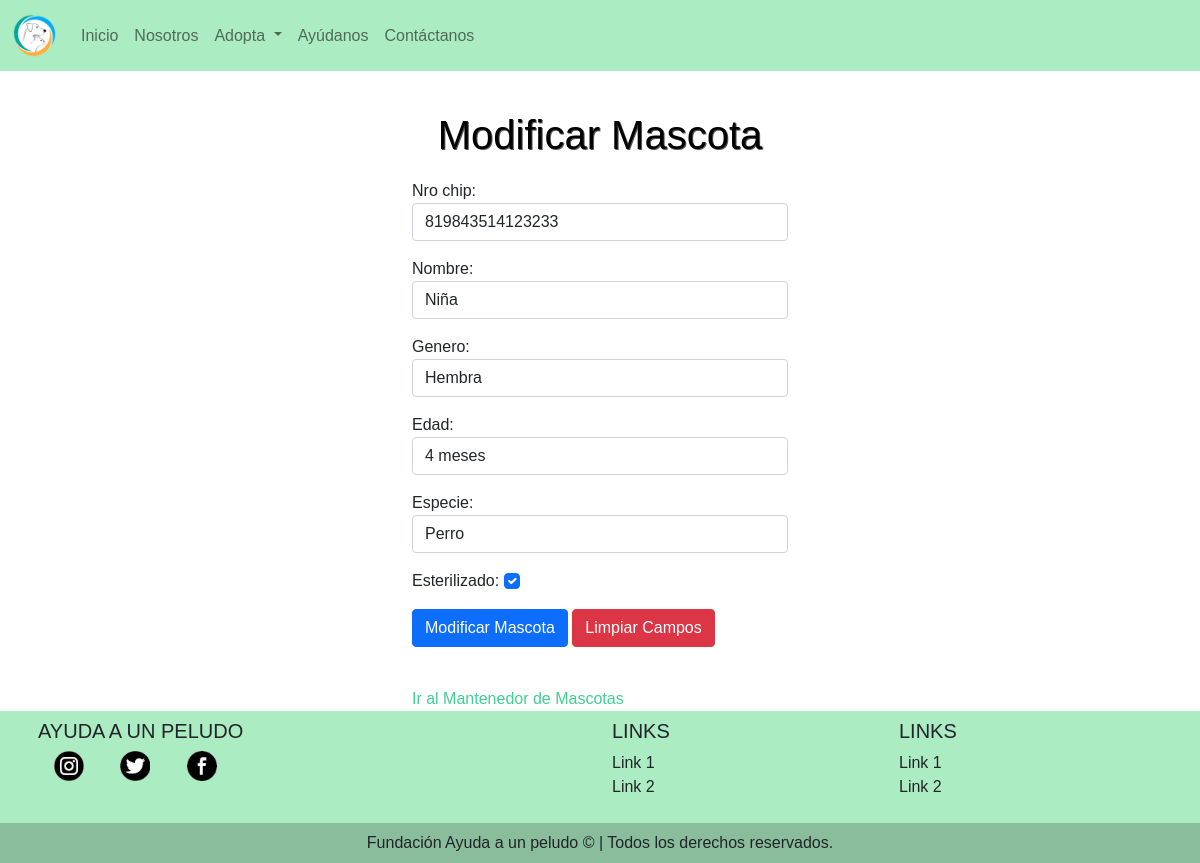
The app's page /formMascotaMod/819843514123233/ with its own data.
### appPeludo/models.py (models this page shows)
class Mascota(models.Model):
    nro_chip = models.CharField(max_length=15,primary_key=True)
    nombre = models.CharField(max_length=40)
    genero = models.CharField(max_length=6)
    edad = models.CharField(max_length=15)
    especie = models.CharField(max_length=5)
    esterilizado = models.BooleanField()

### appPeludo/views.py (the view)
# urls.py: path('formMascotaMod/<str:nro_chip>/', appPeludo.views.formMascotaMod, name='formMascotaMod'),
def formMascotaMod(request, nro_chip):
    mascota = Mascota.objects.get(nro_chip=nro_chip)
    datos = {
        'form' : MascotaForm(instance=mascota)
    }
    if request.method=='POST':
        formulario = MascotaForm(data=request.POST,instance=mascota)
        if formulario.is_valid:
            formulario.save()
            datos['mensaje'] = "Datos Modificados Correctamente"
    return render(request,'editarMascota.html', datos)

### appPeludo/forms.py
class MascotaForm(ModelForm):
    class Meta:
        model = Mascota
        fields=['nro_chip','nombre','genero','edad','especie','esterilizado']
        widgets = {
            'nro_chip': forms.TextInput(attrs={'class':'form-control'}),
            'nombre': forms.TextInput(attrs={'class':'form-control'}),
            'genero': forms.TextInput(attrs={'class':'form-control'}),
            'edad': forms.TextInput(attrs={'class':'form-control'}),
            'especie': forms.TextInput(attrs={'class':'form-control'}),
            'esterilizado': forms.CheckboxInput(attrs={'class':'form-check-input'})
        }

### appPeludo/templates/editarMascota.html (shortened to what this page needs)
{% extends 'layout.html' %}
{% block contenido %}
    <h1 class="titulo">Modificar Mascota</h1>
    <div class="container col-lg-4 secciones-h">
        <form action="" method="POST" id="formulario">
            <div class="form-group">
                {{ form.as_p }}
            </div>
            <input type = "submit" class="btn btn-primary" value = "Modificar Mascota" id="modificar" />
            <input type = "reset" class="btn btn-danger" value = "Limpiar Campos" id="limpiar" />
        </form>
    </div>
    <div class="container col-lg-4">
        <a href="{% url 'mascotaCRUD' %}">Ir al Mantenedor de Mascotas</a>
    </div>
{% endblock  %}

### appPeludo/static/css/style.css (style rules this page uses)
body { font-family: Verdana, Arial, Tahoma, Serif; }
.secciones-h { margin-bottom: 40px; }
.titulo { color:black; text-shadow: 1px 1px #585858; text-align:center; margin-top: 40px; margin-bottom: 20px; }
a:link { color:rgb(65, 206, 147); text-decoration: none; }

### records on screen
Mascota: nro_chip "819843514123233", nombre "Niña", genero "Hembra", edad "4 meses", especie "Perro", esterilizado "☑"
